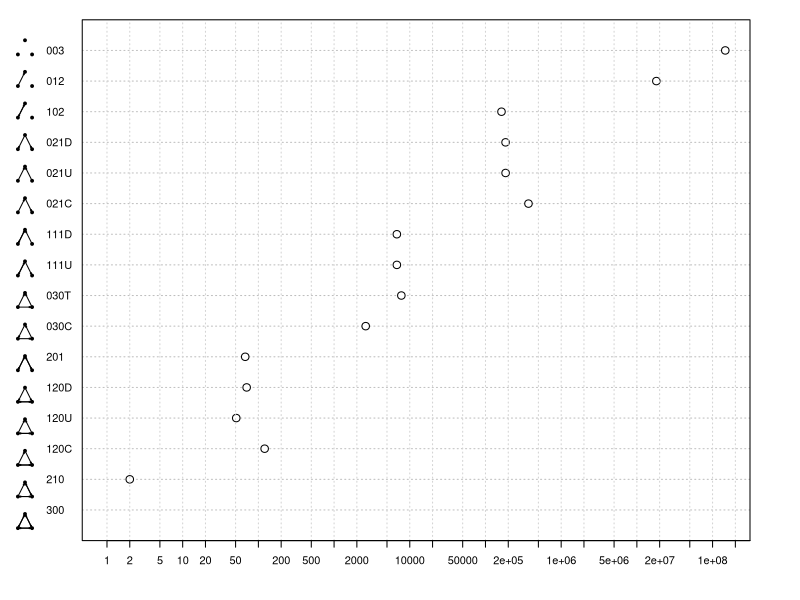

Write the R code that produced this figure.
############################################################################
# This script that generates nice triad census dotplots, where the actual 
# triad diagrams are plotted on the y-axis. 
# There's a lot to fix up, but the tedious work of figuring out the triads,
# and laying them out as equilateral triangles is done. Figuring out the
# plot layout is done, although maybe not quite right. 
# (c) Momin M. Malik 2016
# v1.0, 11 August 2016
############################################################################

library(igraph)

# Replace sample_gnm with your graph object
g <- sample_gnm(1000, 20000, directed = TRUE)

census.triads <- rep(list(NA),16)
names(census.triads) <- c("003","012","102","021D","021U","021C","111D","111U","030T","030C","201","120D","120U","120C","210","300")
census.triads[["003"]]  <- graph.formula(1, 2, 3) # 1, 2, 3
census.triads[["012"]]  <- graph.formula(1-+2, 2--3, 1--3) # 1-+2, 3
census.triads[["102"]]  <- graph.formula(1++2, 2--3, 1--3) # 1++2, 3
census.triads[["021D"]] <- graph.formula(1+-2, 2-+3, 1--3) # 1+-2-+3
census.triads[["021U"]] <- graph.formula(1-+2, 2+-3, 1--3) # 1-+2+-3
census.triads[["021C"]] <- graph.formula(1-+2, 2-+3, 1--3) # 1-+2-+3
census.triads[["111D"]] <- graph.formula(1++2, 2+-3, 1--3) # 1++2+-3
census.triads[["111U"]] <- graph.formula(1++2, 2-+3, 1--3) # 1++2-+3
census.triads[["030T"]] <- graph.formula(1-+2, 2+-3, 1-+3) # 1-+2+-3, 1-+3
census.triads[["030C"]] <- graph.formula(1+-2, 2+-3, 1-+3) # 1+-2+-3, 1-+3
census.triads[["201"]]  <- graph.formula(1++2, 2++3, 1--3) # 1++2++3
census.triads[["120D"]] <- graph.formula(1+-2, 2-+3, 1++3) # 1+-2-+3, 1++3
census.triads[["120U"]] <- graph.formula(1-+2, 2+-3, 1++3) # 1-+2+-3, 1++3
census.triads[["120C"]] <- graph.formula(1-+2, 2-+3, 1++3) # 1-+2-+3, 1++3
census.triads[["210"]]  <- graph.formula(1-+2, 2++3, 1++3) # 1-+2++3, 1++3
census.triads[["300"]]  <- graph.formula(1++2, 2++3, 1++3) # 1++2++3, 1++3

layout <- t(matrix(c(c(-1/sqrt(3),0),c(0,1),c(1/sqrt(3),0)),nrow=2,ncol=3))

# # Showing the triads of the census
# par(mfrow=c(4,4))
# par(mar=c(.5,.5,.5,.5))
# for (i in 1:length(census.triads)) {
#   plot(census.triads[[i]],
#        # main=names(census.triads)[i],
#        vertex.color="black",
#        vertex.label=NA,
#        edge.arrow.width=1,
#        edge.color="black",
#        layout=layout,
#        asp=1)
# }
# par(mfrow=c(1,1))
# par(mar=c(5.1,4.1,4.1,2.1))

triad.census <- triad.census(g)
names(triad.census) <- names(census.triads)

# NOTE: y-axis labels won't be aligned in RStudio in-line window. Expand or export.
# pdf("triad.census.pdf",width=10,height=7.5)
w <- 15 # Additional width past the first column
h <- 19
rpad <- 1 # Subtracts from width on right side
layout(matrix(c(1:h,rep(h+1,h*(w-rpad)),rep(h+2,h*rpad)),nrow=h),
       widths=c(rep(1,h),w-rpad,rpad),
       heights=c(rep(1,h),h,h))
# par(mfrow=c(1,16))
par(mar=c(.5,.5,.5,.5))
plot.new()
for (i in 1:length(census.triads)) {
  plot(census.triads[[i]],
       # main=names(census.triads)[i],
       vertex.color="black",
       vertex.label=NA,
       vertex.size=40,
       edge.arrow.width=1,
       edge.arrow.size=.075,
       edge.color="black",
       edge.width=1,
       layout=layout,
       asp=1)
}
plot.new()
plot.new()
par(mar=c(4.5,0,1.5,0)) # bottom, left, top, right
par(font.axis = 2, xaxt = "n")
dotchart(log10(rev(triad.census)), pt.cex=1, xlim = c(0, max(log10(triad.census))))
par(font.axis = 2, xaxt = "s")
orders <- ceiling(max(log10(rev(triad.census))))
seq <- rep(c(1,2,5),orders)*rep(10^(0:(orders-1)),each=3)
segments(x0 = log10(seq), y0 = 0, y1 = 17, col="lightgray", lty=3)
axis(1, labels = seq, at = log10(seq), cex.axis = 1, font = 1)
plot.new()
# dev.off()
par(mar=c(5.1,4.1,4.1,2.1))
par(mfrow=c(1,1))
